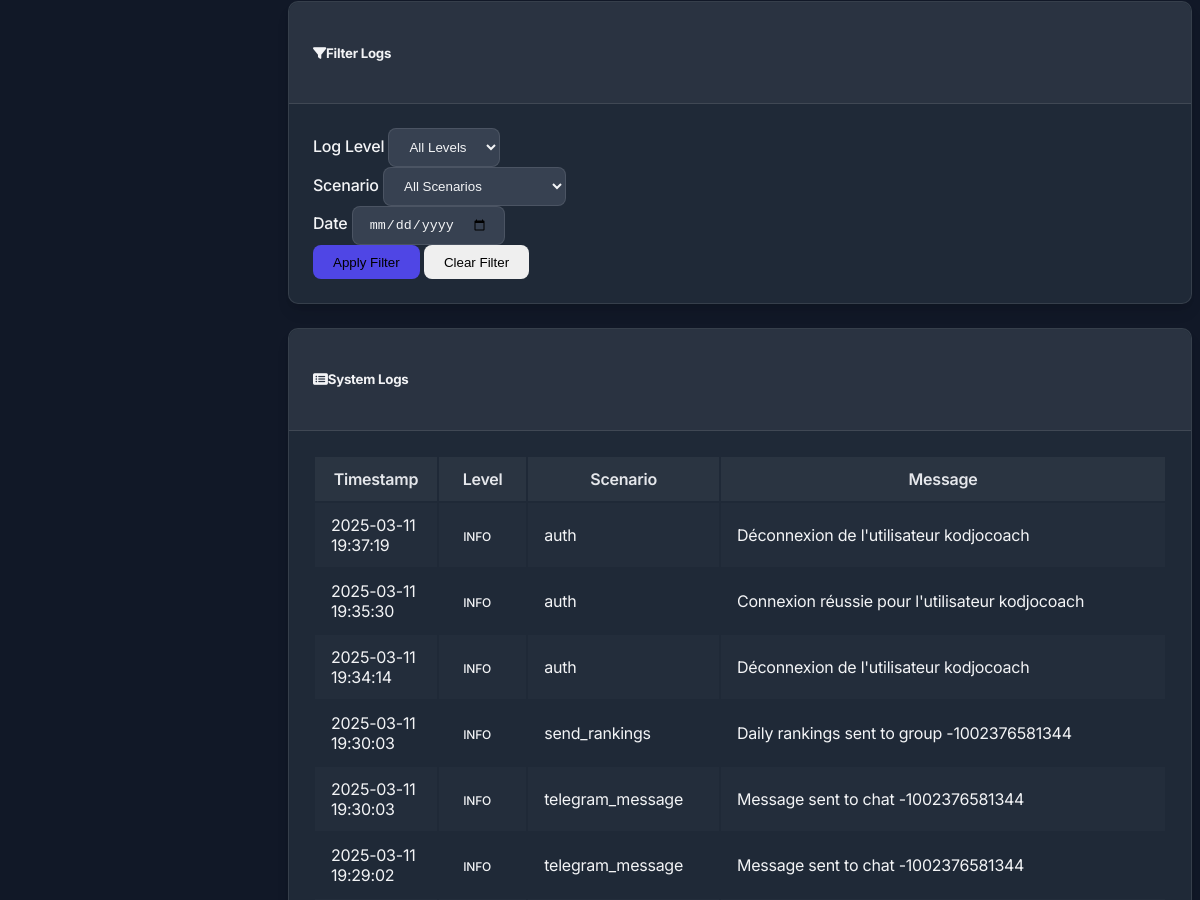
The page /logs (signed in, middle part) on the database as committed earlier.
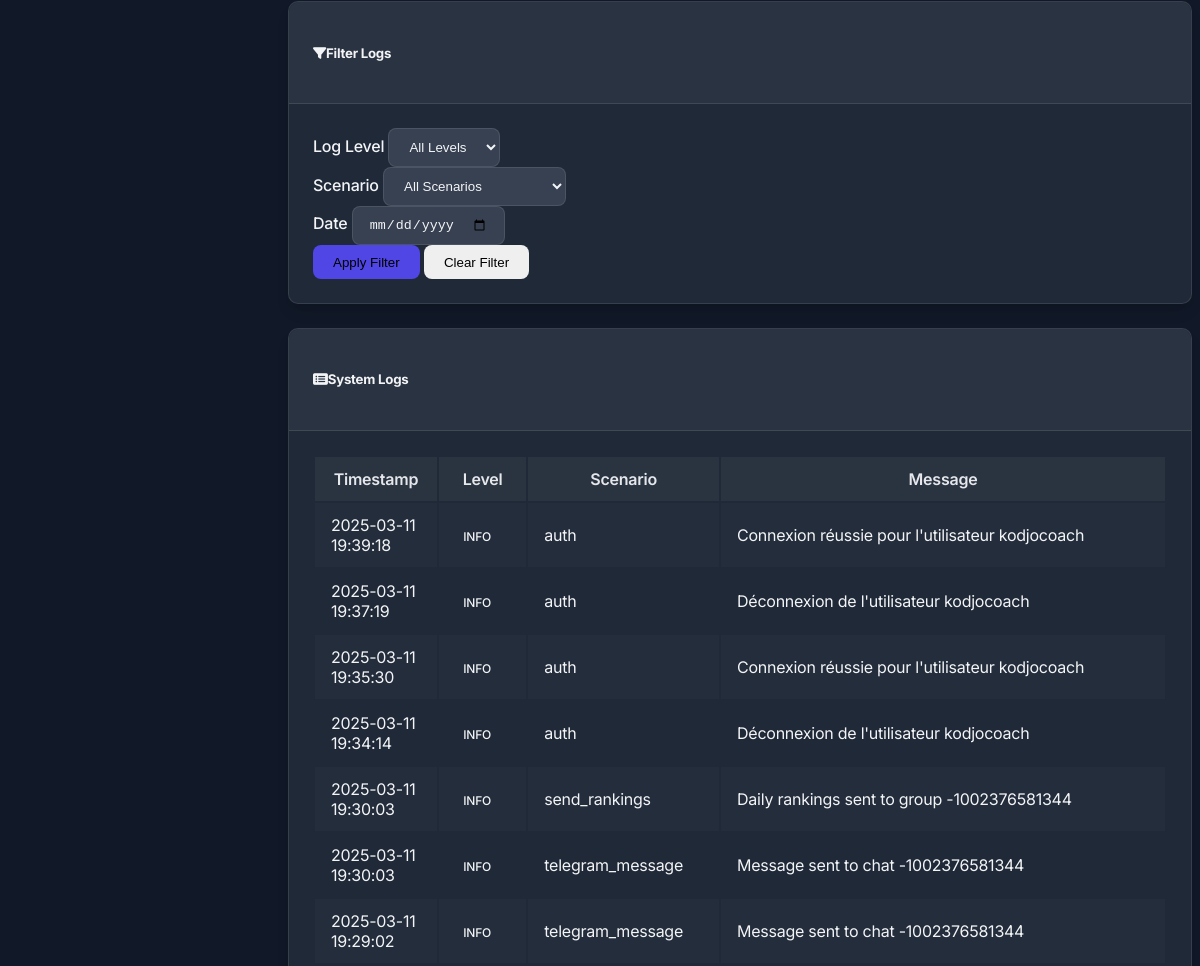
The same page on the database as committed later.
### models.py (models this page shows, shortened)
class Log(db.Model):
    id = db.Column(db.Integer, primary_key=True)
    level = db.Column(db.String(20), nullable=False)  # INFO, WARNING, ERROR
    scenario = db.Column(db.String(100), nullable=True)  # Which scenario the log is related to
    message = db.Column(db.Text, nullable=False)
    timestamp = db.Column(db.DateTime, default=datetime.utcnow)

### routes.py (the view)
    @app.route('/logs')
    @login_required
    def logs():
        all_logs = Log.query.order_by(Log.timestamp.desc()).all()
        return render_template('logs.html', logs=all_logs)

### app.py (called while the page is built)
@login_manager.user_loader
def load_user(user_id):
    from models import User
    return User.query.get(int(user_id))

### templates/logs.html (shortened to what this page needs)
{% extends 'layout.html' %}
{% block content %}
<div class="card mb-4">
    <div class="card-header bg-secondary text-white">
        <h5 class="mb-0"><i class="fas fa-filter me-2"></i>Filter Logs</h5>
    </div>
    <div class="card-body">
        <form id="filterForm" class="row g-3">
            <div class="col-md-4">
                <label for="level-filter" class="form-label">Log Level</label>
                <select id="level-filter" class="form-select">
                    <option value="all">All Levels</option>
                </select>
            </div>
            <div class="col-md-4">
                <label for="scenario-filter" class="form-label">Scenario</label>
                <select id="scenario-filter" class="form-select">
                    <option value="all">All Scenarios</option>
                </select>
            </div>
            <div class="col-md-4">
                <label for="date-filter" class="form-label">Date</label>
                <input type="date" id="date-filter" class="form-control">
            </div>
            <div class="col-12 text-end">
                <button type="button" id="apply-filter" class="btn btn-primary">Apply Filter</button>
                <button type="button" id="clear-filter" class="btn btn-secondary">Clear Filter</button>
            </div>
        </form>
    </div>
</div>
<div class="card">
    <div class="card-header bg-info text-white">
        <h5 class="mb-0"><i class="fas fa-list-alt me-2"></i>System Logs</h5>
    </div>
    <div class="card-body">
        {% if logs %}
        <div class="table-responsive">
            <table class="table table-striped table-hover" id="logs-table">
                <thead>
                    <tr>
                        <th>Timestamp</th>
                        <th>Level</th>
                        <th>Scenario</th>
                        <th>Message</th>
                    </tr>
                </thead>
                <tbody>
                    {% for log in logs %}
                    <tr class="log-row"
                        data-level="{{ log.level }}"
                        data-scenario="{{ log.scenario }}"
                        data-date="{{ log.timestamp.strftime('%Y-%m-%d') }}">
                        <td>{{ log.timestamp.strftime('%Y-%m-%d %H:%M:%S') }}</td>
                        <td>
                            {% if log.level == 'INFO' %}
                                <span class="badge bg-info text-dark">INFO</span>
                            {% elif log.level == 'WARNING' %}
                                <span class="badge bg-warning text-dark">WARNING</span>
                            {% elif log.level == 'ERROR' %}
                                <span class="badge bg-danger">ERROR</span>
                            {% endif %}
                        </td>
                        <td>{{ log.scenario or 'System' }}</td>
                        <td>{{ log.message }}</td>
                    </tr>
                    {% endfor %}
                </tbody>
            </table>
        </div>
        {% else %}
        <div class="alert alert-info">No logs available.</div>
        {% endif %}
    </div>
</div>
{% endblock %}

### templates/layout.html (shortened to what this page needs)
<!DOCTYPE html>
<html lang="en" data-bs-theme="dark">
<head>
    <link href="https://cdn.replit.com/agent/bootstrap-agent-dark-theme.min.css" rel="stylesheet">
    <link rel="stylesheet" href="https://cdnjs.cloudflare.com/ajax/libs/font-awesome/6.4.0/css/all.min.css">
    <link rel="stylesheet" href="{{ url_for('static', filename='css/custom.css') }}">
</head>
<body>
    <div class="d-flex flex-column min-vh-100">
        <div class="d-flex flex-grow-1">
            <main class="flex-grow-1 pt-4 pb-5 {% if current_user.is_authenticated %}content-with-sidebar{% endif %}">
                <div class="container-fluid px-4 pb-5">
                    {% block content %}{% endblock %}
                </div>
            </main>
        </div>
    </div>
</body>
</html>

### static/css/custom.css (style rules this page uses)
:root { --sidebar-width: 280px; --navbar-height: 60px; --card-border-radius: 10px; --btn-border-radius: 8px; --animation-duration: 0.2s; --body-bg: #111827; --body-color: #f3f4f6; --card-bg: #1f2937; --sidebar-bg: #1f2937; --border-color: rgba(255, 255, 255, 0.1); --input-bg: #374151; --input-color: #f3f4f6; --input-border: rgba(255, 255, 255, 0.1); --hover-bg: rgba(255, 255, 255, 0.05); --table-stripe-bg: rgba(255, 255, 255, 0.02); --table-hover-bg: rgba(255, 255, 255, 0.04); --progress-bg: #374151; --modal-bg: #1f2937; --dropdown-bg: #1f2937; --active-nav-bg: #4f46e5; --nav-link-color: #9ca3af; --muted-color: #9ca3af; --heading-color: #e5e7eb; --btn-link-color: #e5e7eb; }
body { min-height: 100vh; font-family: 'Inter', sans-serif; font-weight: 400; letter-spacing: -0.015em; background-color: var(--body-bg); color: var(--body-color); transition: background-color var(--animation-duration), color var(--animation-duration); }
.content-with-sidebar { margin-left: 0; }
@media (min-width: 992px) { .content-with-sidebar { margin-left: var(--sidebar-width); } }
.card { border-radius: var(--card-border-radius); border: 1px solid var(--border-color); background-color: var(--card-bg); margin-bottom: 1.5rem; box-shadow: 0 10px 15px -3px rgba(0, 0, 0, 0.1), 0 4px 6px -2px rgba(0, 0, 0, 0.05); transition: transform var(--animation-duration), box-shadow var(--animation-duration), background-color var(--animation-duration), border-color var(--animation-duration); }
.card-header { background-color: var(--hover-bg); border-bottom: 1px solid var(--border-color); border-top-left-radius: var(--card-border-radius) !important; border-top-right-radius: var(--card-border-radius) !important; padding: 1.25rem 1.5rem; font-weight: 600; transition: background-color var(--animation-duration), border-color var(--animation-duration); }
.card-body { padding: 1.5rem; }
.btn { border-radius: var(--btn-border-radius); padding: 0.6rem 1.25rem; font-weight: 500; transition: all var(--animation-duration); border: none; }
.btn-primary { background-color: #4f46e5; border-color: #4f46e5; }
.table { border-color: var(--border-color); color: var(--body-color); transition: border-color var(--animation-duration), color var(--animation-duration); }
.table th { background-color: var(--hover-bg); font-weight: 600; color: var(--heading-color); border-bottom-width: 1px; padding: 0.75rem 1rem; transition: background-color var(--animation-duration), color var(--animation-duration); }
.table td { padding: 0.75rem 1rem; border-color: var(--border-color); transition: border-color var(--animation-duration); }
.table-striped > tbody > tr:nth-of-type(odd) { background-color: var(--table-stripe-bg); transition: background-color var(--animation-duration); }
.badge { font-weight: 500; padding: 0.4em 0.7em; border-radius: 6px; font-size: 0.75rem; }
.form-control, .form-select { border-radius: 8px; padding: 0.625rem 1rem; background-color: var(--input-bg); border: 1px solid var(--input-border); color: var(--input-color); transition: border-color var(--animation-duration), box-shadow var(--animation-duration), background-color var(--animation-duration), color var(--animation-duration); }
.form-label { font-weight: 500; margin-bottom: 0.5rem; color: var(--heading-color); transition: color var(--animation-duration); }
[data-bs-theme="dark"] { --card-text-color: #f3f4f6; --muted-text-color: #9ca3af; }
.card-title, .card-text, .card-body p:not(.stat-value), .card-header h5, .table, .form-label { color: var(--card-text-color) !important; }

Rows that differ between the two databases and show on the page:
added Log: timestamp "2025-03-11 19:39:18", level "INFO", scenario "auth", message "Connexion réussie pour l'utilisateur kodjocoach"
